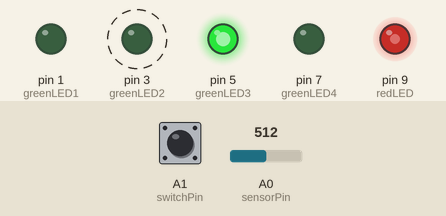
This sketch was run on a simulated Arduino Uno, built with avr-gcc and run on an emulated ATmega328P. Shown: output pins drawn as LEDs (lit = HIGH). Dashed ring = blinking. The inputs (shaded band) are chosen by the test bench; at power-on: A0 (sensorPin) = 512, A1 (switchPin) HIGH.

Above: at 1.2 s.
1.3 s: A0 (sensorPin) set to 306
At 1.8 s:
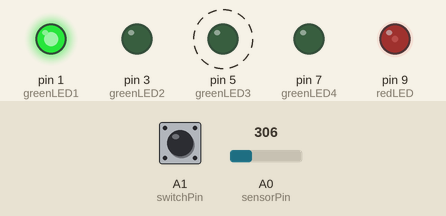
4.3 s: A0 (sensorPin) set to 190
At 5.12 s:
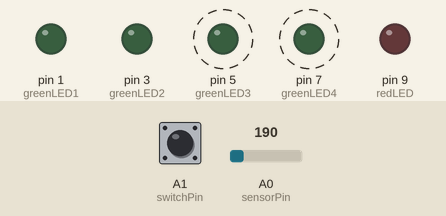
7.3 s: A1 (switchPin) pulled LOW for 0.15 s
10.3 s: A1 (switchPin) pulled LOW for 1 s
13.3 s: A1 (switchPin) pulled LOW for 3.2 s
Timing chart, 0 to 19.0 s (numbered marks = the images above; inputs shaded):
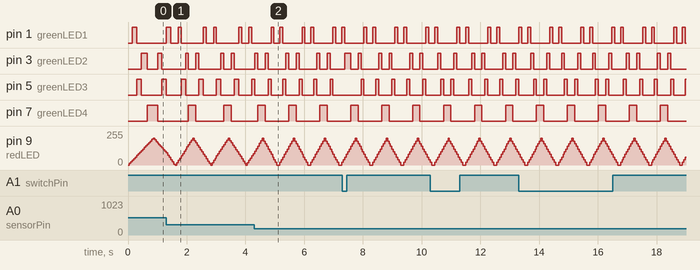

Measured:
- after the input at 1.3 s, pin 5 (greenLED3): alternates HIGH for 0.15 s and LOW for 0.45 s, starting at once
- by itself, pin 1 (greenLED1): repeats every 1.1 s: LOW 0.20 s, HIGH 0.10 s, LOW 0.65 s, HIGH 0.10 s
- by itself, pin 7 (greenLED4): alternates HIGH for 0.25 s and LOW for 0.80 s

The sketch:

March30_AnalogDigital.ino
```cpp
// variables
const int sensorPin = A0; // the analog input pin the photoresistor is attached to
const int switchPin = A1; // the digital input pin the switch is attached to
const int greenLED1 = 1; // the pin the first green LED is attached to (will be digital output)
const int greenLED2 = 3; // the pin the second green LED is attached to (will be digital output)
const int greenLED3 = 5; // the pin the third green LED is attached to (will be digital output)
const int greenLED4 = 7; // the pin the fourth green LED is attached to (will be digital output)
const int redLED = 9; // the PWM pin the red LED is attached to (will be analog output)

int brightness = 0; // how bright the LED is
int fadeAmount = 1; // default LED fade amount

void setup() {
  pinMode(sensorPin, INPUT);  // declare sensor pin as input
  pinMode(switchPin, INPUT);  // declare switch pin as input
  pinMode(greenLED1, OUTPUT); // declare green LED pin 1 as output
  pinMode(greenLED2, OUTPUT); // declare green LED pin 2 as output
  pinMode(greenLED3, OUTPUT); // declare green LED pin 3 as output
  pinMode(greenLED4, OUTPUT); // declare green LED pin 4 as output
  pinMode(redLED, OUTPUT); // declare red LED pin as output
}

void loop() {
  int sensorValue = analogRead(sensorPin); // reading analog input specified by the photoresistor (has a range of 0 - 1023)
  int fadeMultiplier = map(sensorValue, 200, 900, 20, 0.5); // map sensor input (from small range based on serial monitor to determine fade amount)

  analogWrite(redLED, brightness);  // set the brightness of the red LED

  // change the brightness for next time through the loop
  brightness = brightness + fadeAmount*fadeMultiplier;

  // catch when LEDs are below 0 or above 200 and reverse the direction of the fading at the ends of the fade
  if (brightness < 0) {
    brightness = 0;
    fadeAmount = -fadeAmount;
  } else if (brightness >= 200) {
    brightness = 200;
    fadeAmount = -fadeAmount;
  }

  int switchPosition = digitalRead(switchPin);  // reading digital value specified by the switch

  // turn on and off the four green LEDs in order depending on switch position
  switch(brightness/40) {
    case 0: // when brightness == 0
      digitalWrite(greenLED1, LOW);
      digitalWrite(greenLED2, LOW);
      digitalWrite(greenLED3, LOW);
      digitalWrite(greenLED4, LOW);
      break;
    case 1: // when brightness == 40
      digitalWrite(greenLED1, HIGH);
      digitalWrite(greenLED2, LOW);
      digitalWrite(greenLED3, LOW);
      digitalWrite(greenLED4, LOW);
      break;
    case 2: // when brightness == 80
      digitalWrite(greenLED1, LOW);
      digitalWrite(greenLED4, LOW);

      if (switchPosition == LOW) {
        digitalWrite(greenLED2, HIGH);
        digitalWrite(greenLED3, LOW);
      } else if (switchPosition == HIGH) {
        digitalWrite(greenLED2, LOW);
        digitalWrite(greenLED3, HIGH);
      }
      break;
    case 3: // when brightness == 120
      digitalWrite(greenLED1, LOW);
      digitalWrite(greenLED4, LOW);

      if (switchPosition == LOW) {
        digitalWrite(greenLED2, LOW);
        digitalWrite(greenLED3, HIGH);
      } else if (switchPosition == HIGH) {
        digitalWrite(greenLED2, HIGH);
        digitalWrite(greenLED3, LOW);
      }
      break;
    case 4: // when brightness == 160
      digitalWrite(greenLED1, LOW);
      digitalWrite(greenLED2, LOW);
      digitalWrite(greenLED3, LOW);
      digitalWrite(greenLED4, HIGH);
      break;
    default:  // default (including when brightness == 200)
      digitalWrite(greenLED1, LOW);
      digitalWrite(greenLED2, LOW);
      digitalWrite(greenLED3, LOW);
      digitalWrite(greenLED4, HIGH);
      break;
    }

  // wait for 50 milliseconds to see the dimming effect of the red LED and turn on/off green LEDs
  delay(50);
}
```
